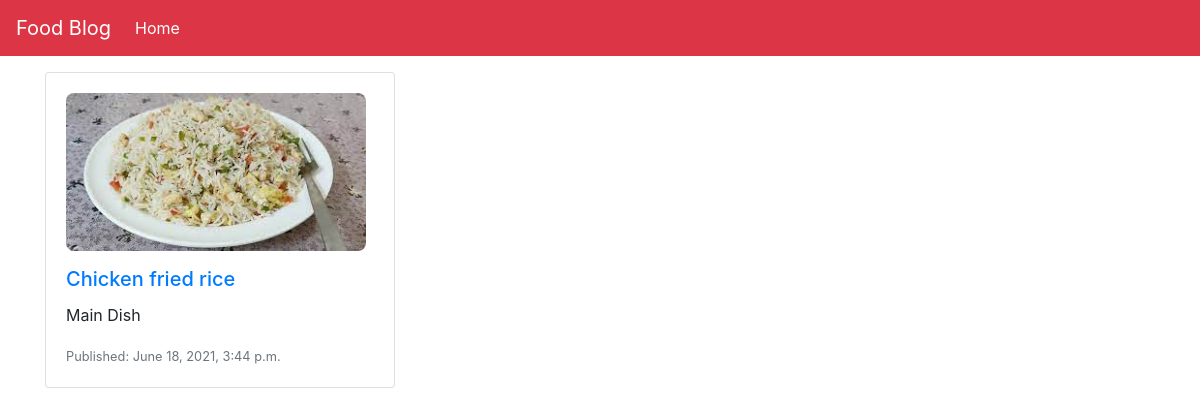
Screenshot of /blog/ with the database file from the repository.
### blog/models.py (models this page shows, shortened)
class BlogPost(models.Model):
    title = models.CharField(max_length=120, null=True, blank=False)
    subtitle = models.CharField(max_length=180, null=True, blank=False)
    slug = models.SlugField(unique=True, null=True, blank=False)
    body = models.TextField()
    image = models.ImageField(upload_to='uploads/', null=False, default=None)
    created_at = models.DateTimeField(auto_now_add=True, null=False)
    updated_at = models.DateTimeField(auto_now=True, null=False)

### blog/views.py (the view)
# urls.py: path('', views.blog_view),
def blog_view(request):
    qs = BlogPost.objects.all()
    for i in qs:
        print(i.image)
    template_name = "blog.html"
    context = {'object_list': qs}
    return render(request, template_name, context)

### templates/blog.html (shortened to what this page needs)
{% extends "base.html" %}
{% block page_content %}
    <div class="container">
        <div class="mt-3">
            <div class="row">
                <div class="col-4">
                    {% for object in object_list %}
                        <div class="card mb-3">
                            <div class="card-body">
                                <h5 class="card-title">
                                    <div>
                                        <img width="300px" src="{{ object.image.url }}" style="border-radius: 8px"
                                             alt="">
                                    </div>
                                    <div class="mt-3">
                                        <a href="{{ object.slug }}">{{ object.title }}</a>
                                    </div>
                                </h5>
                                <p class="card-text">{{ object.subtitle }}</p>
                                <p class="card-text"><small
                                        class="text-muted">Published: {{ object.created_at }}</small></p>
                            </div>
                        </div>
                    {% endfor %}
{% endblock %}

### templates/base.html (shortened to what this page needs)
{% load static %}
<!doctype html>
<html lang="en">
  <head>
    <link rel="stylesheet" href="https://stackpath.bootstrapcdn.com/bootstrap/4.4.1/css/bootstrap.min.css">
  </head>
  <body>
    <nav class="navbar sticky-top navbar-expand-lg navbar-dark bg-danger">
      <a class="navbar-brand" href="/">
        Food Blog
      </a>
      <div class="collapse navbar-collapse" id="navbarSupportedContent">
        <ul class="navbar-nav mr-auto">
          <li class="nav-item active">
            <a class="nav-link" href="/blog">Home<span class="sr-only">(current)</span></a>
          </li>
        </ul>
      </div>
    </nav>
      {% block page_content %}
      {% endblock %}
  </body>
</html>

### rows the page displays
BlogPost: image (picture), title "Chicken fried rice", subtitle "Main Dish", created_at "June 18, 2021, 3:44 p.m."
